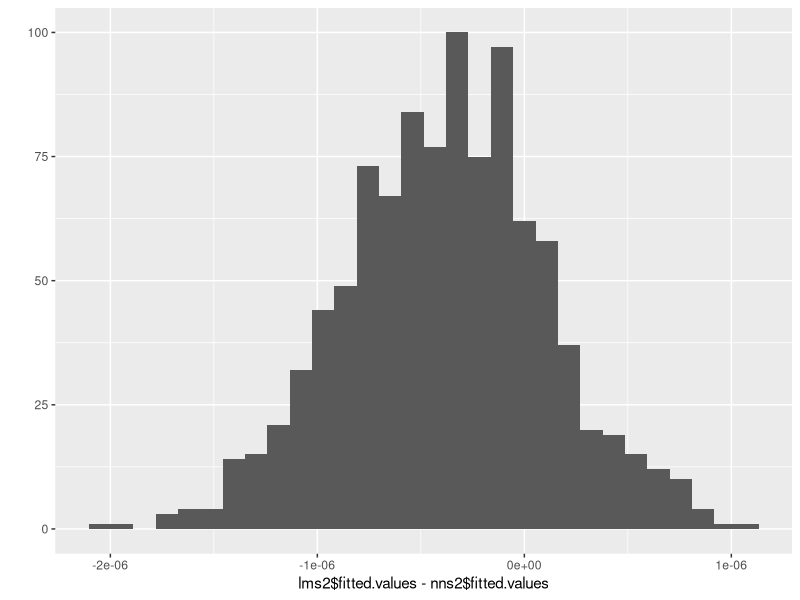

Write the R code that produced this figure.
## ---- chunk 1
library(MASS)
# same random numbers
set.seed(123)
# we are really generating x* and c and using a common variance
xStarAndC <- mvrnorm(1000, c(20, 15), matrix(c(1, 0.5, 0.5, 1), 2, 2))
xStar <- xStarAndC[, 1]
c <- xStarAndC[, 2]
z <- rnorm(1000)
x <- xStar + z
# using 1 makes it easy to estimate how 'wrong' an estimator is and toss
# some noise on y
y <- 1 + x + c + rnorm(1000, 0, 0.5)
## ---- chunk 2
lm(y ~ x + c)
## ---- chunk 3
lm(y ~ x)
## ---- chunk 4
library(AER)
ivreg(y ~ x | z)
## ---- chunk 5
# first stage
lms1 <- lm(x ~ z)

# manually obtain fitted values
lmXhat <- lms1$coefficients[2]*z + lms1$coefficients[1]

# estimate second stage using Xhat
(lms2 <- lm(y ~ lmXhat) )
## ---- chunk 6
library(nnet)

# first stage
nns1 <- nnet(x ~ z, size=0, skip=TRUE, linout=TRUE)

# manually obtain fitted values
nnXhat <- nns1$fitted.values

# estimate second stage using Xhat
(nns2 <- nnet(y ~ nnXhat, size=0, skip=TRUE, linout=TRUE) )
summary(nns2)
## ---- chunk 7
lms2$coefficients - nns2$wts
## ---- chunk 8
library(ggplot2)
qplot(lms2$fitted.values - nns2$fitted.values)
